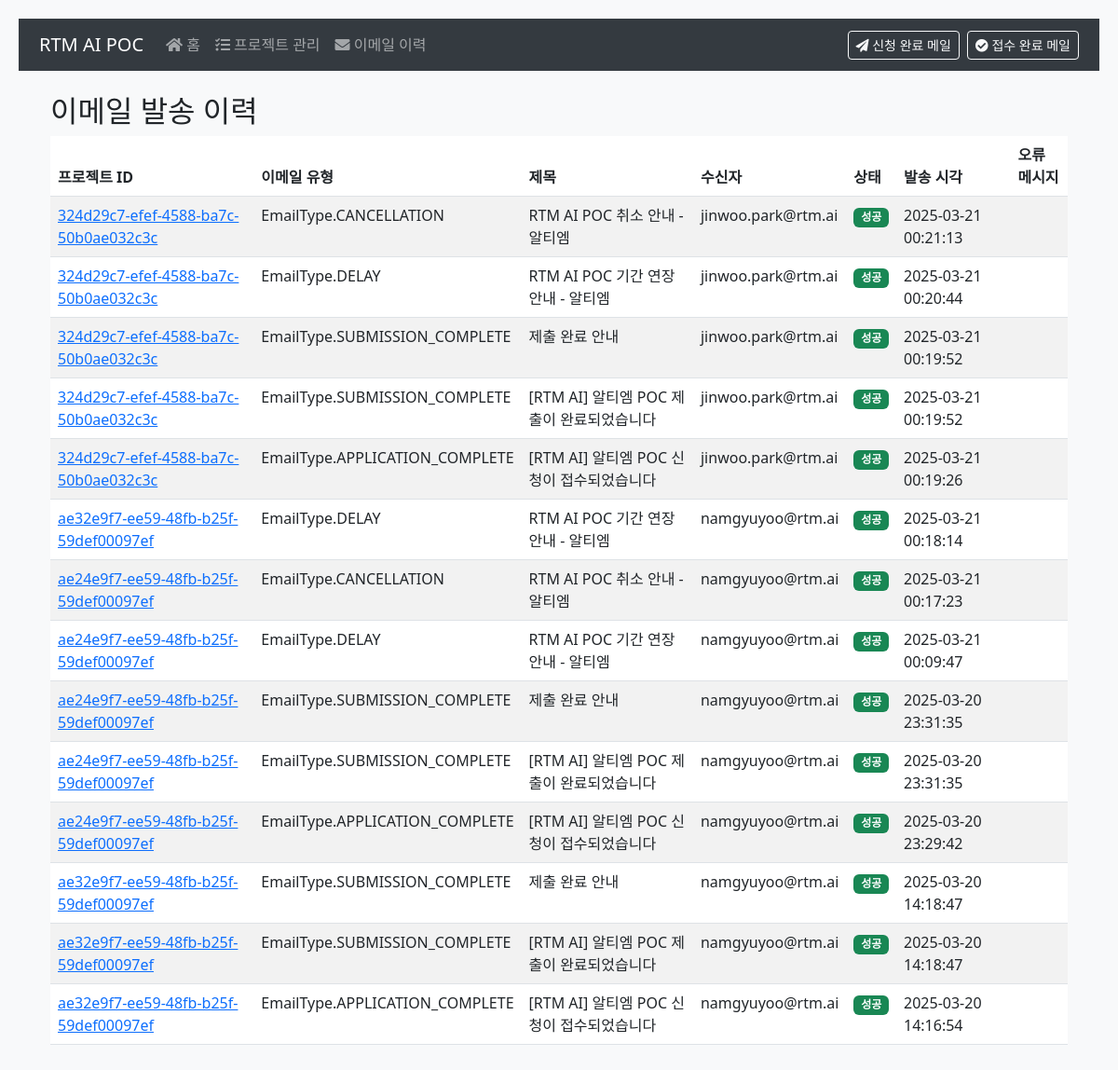
Before: /email-history with the older database file.
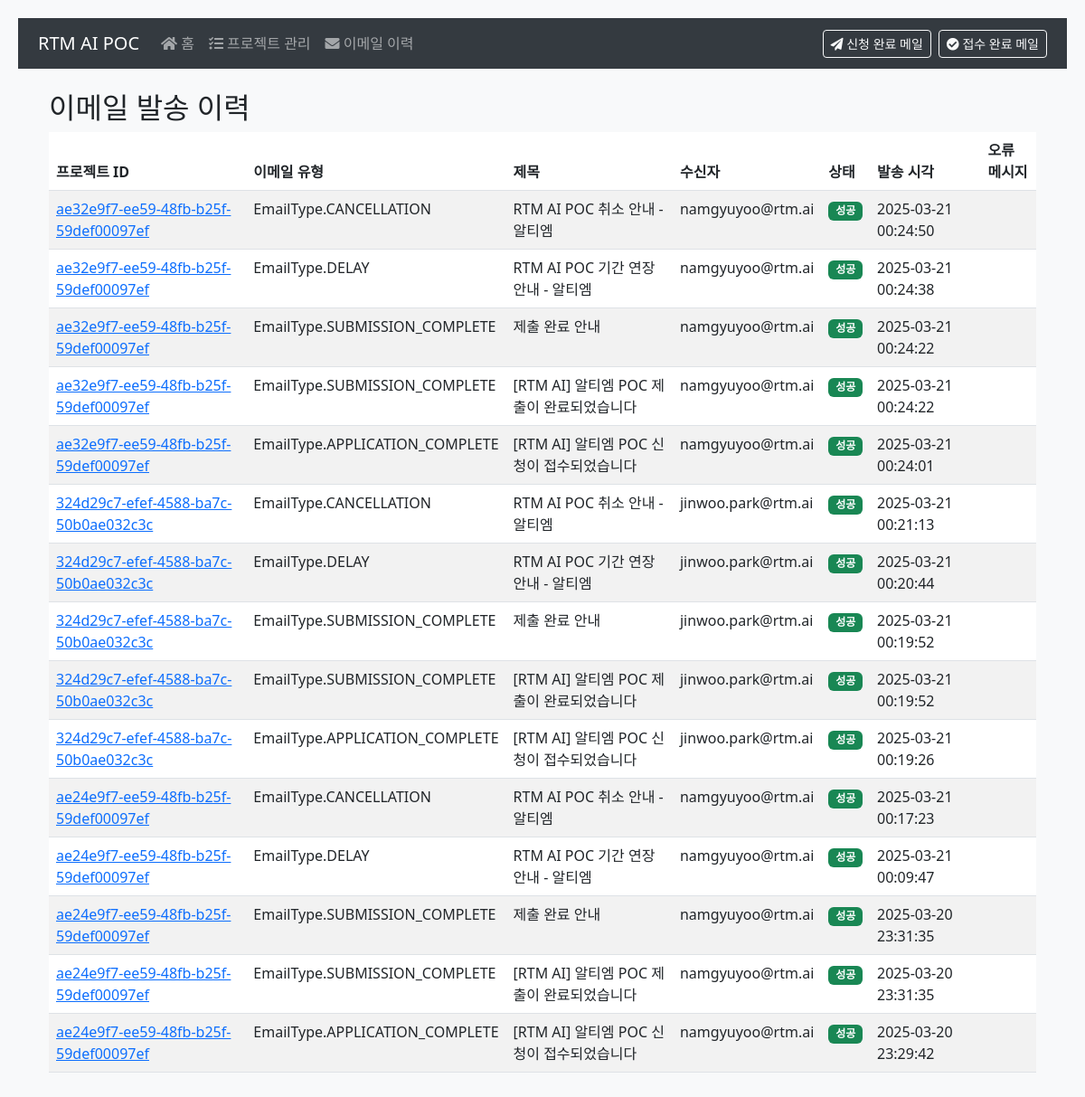
After: the same page with the newer database file.
### app/models.py (models this page shows)
class EmailHistory(db.Model):
    id = db.Column(db.Integer, primary_key=True)
    project_id = db.Column(db.String(36), db.ForeignKey('project.id'), nullable=False)
    email_type = db.Column(db.Enum(EmailType), nullable=False)
    subject = db.Column(db.String(200), nullable=False)
    recipient = db.Column(db.String(120), nullable=False)
    status = db.Column(db.String(20), nullable=False)  # success, failed
    error_message = db.Column(db.Text)
    sent_at = db.Column(db.DateTime, nullable=False, default=utcnow_to_korea)
    project = db.relationship('Project', backref=db.backref('email_history', lazy=True))

### app/routes.py (the view)
@bp.route('/email-history')
def email_history():
    try:
        history = EmailHistory.query.order_by(EmailHistory.sent_at.desc()).all()
        return render_template('email_history.html', history=history)
    except Exception as e:
        logging.error(f"Error fetching email history: {str(e)}")
        return jsonify({'error': str(e)}), 500

### app/templates/email_history.html (shortened to what this page needs)
{% extends "base.html" %}
{% block content %}
<div class="container mt-4">
    <h2>이메일 발송 이력</h2>
    <div class="table-responsive">
        <table class="table table-striped">
            <thead>
                <tr>
                    <th>프로젝트 ID</th>
                    <th>이메일 유형</th>
                    <th>제목</th>
                    <th>수신자</th>
                    <th>상태</th>
                    <th>발송 시각</th>
                    <th>오류 메시지</th>
                </tr>
            </thead>
            <tbody>
                {% for record in history %}
                <tr>
                    <td>
                        <a href="{{ url_for('main.project_detail', project_id=record.project_id) }}">
                            {{ record.project_id }}
                        </a>
                    </td>
                    <td>{{ record.email_type }}</td>
                    <td>{{ record.subject }}</td>
                    <td>{{ record.recipient }}</td>
                    <td>
                        {% if record.status == 'success' %}
                        <span class="badge bg-success">성공</span>
                        {% else %}
                        <span class="badge bg-danger">실패</span>
                        {% endif %}
                    </td>
                    <td>{{ record.sent_at.strftime('%Y-%m-%d %H:%M:%S') }}</td>
                    <td>
                    </td>
                </tr>
                {% endfor %}
            </tbody>
        </table>
    </div>
</div>
{% endblock %}

### app/templates/base.html (shortened to what this page needs)
<!DOCTYPE html>
<html lang="ko">
<head>
    <link href="https://cdn.jsdelivr.net/npm/bootstrap@5.3.0/dist/css/bootstrap.min.css" rel="stylesheet">
    <link rel="stylesheet" href="https://cdnjs.cloudflare.com/ajax/libs/font-awesome/5.15.4/css/all.min.css">
    <link rel="stylesheet" href="https://cdn.jsdelivr.net/npm/bootstrap-icons@1.7.2/font/bootstrap-icons.css">
</head>
<body>
    <nav class="navbar navbar-expand-lg navbar-dark navbar-custom">
        <div class="container">
            <a class="navbar-brand" href="/">RTM AI POC</a>
            <div class="collapse navbar-collapse" id="navbarNav">
                <ul class="navbar-nav me-auto">
                    <li class="nav-item">
                        <a class="nav-link" href="/"><i class="fas fa-home"></i> 홈</a>
                    </li>
                    <li class="nav-item">
                        <a class="nav-link" href="/projects"><i class="fas fa-tasks"></i> 프로젝트 관리</a>
                    </li>
                    <li class="nav-item">
                        <a class="nav-link" href="/email-history"><i class="fas fa-envelope"></i> 이메일 이력</a>
                    </li>
                </ul>
                <div class="d-flex">
                    <a href="{{ url_for('main.application_complete') }}" class="btn btn-outline-light btn-sm me-2">
                        <i class="fas fa-paper-plane"></i> 신청 완료 메일
                    </a>
                    <a href="{{ url_for('main.submission_complete') }}" class="btn btn-outline-light btn-sm">
                        <i class="fas fa-check-circle"></i> 접수 완료 메일
                    </a>
                </div>
            </div>
        </div>
    </nav>
    <div class="container mt-4">
        {% block content %}{% endblock %}
    </div>
</body>
</html>

### app/templates/base.html (style rules this page uses)
body { background-color: #f8f9fa; padding: 20px; }
.navbar-custom { background-color: #343a40; }

Changed rows visible on the page:
removed EmailHistory: project_id "ae32e9f7-ee59-48fb-b25f-59def00097ef", email_type "EmailType.DELAY", subject "RTM AI POC 기간 연장 안내 - 알티엠", recipient "namgyuyoo@rtm.ai", status "성공", sent_at "2025-03-21 00:18:14"
removed EmailHistory: project_id "ae32e9f7-ee59-48fb-b25f-59def00097ef", email_type "EmailType.SUBMISSION_COMPLETE", subject "제출 완료 안내", recipient "namgyuyoo@rtm.ai", status "성공", sent_at "2025-03-20 14:18:47"
removed EmailHistory: project_id "ae32e9f7-ee59-48fb-b25f-59def00097ef", email_type "EmailType.SUBMISSION_COMPLETE", subject "[RTM AI] 알티엠 POC 제출이 완료되었습니다", recipient "namgyuyoo@rtm.ai", status "성공", sent_at "2025-03-20 14:18:47"
removed EmailHistory: project_id "ae32e9f7-ee59-48fb-b25f-59def00097ef", email_type "EmailType.APPLICATION_COMPLETE", subject "[RTM AI] 알티엠 POC 신청이 접수되었습니다", recipient "namgyuyoo@rtm.ai", status "성공", sent_at "2025-03-20 14:16:54"
added EmailHistory: project_id "ae32e9f7-ee59-48fb-b25f-59def00097ef", email_type "EmailType.CANCELLATION", subject "RTM AI POC 취소 안내 - 알티엠", recipient "namgyuyoo@rtm.ai", status "성공", sent_at "2025-03-21 00:24:50"
added EmailHistory: project_id "ae32e9f7-ee59-48fb-b25f-59def00097ef", email_type "EmailType.DELAY", subject "RTM AI POC 기간 연장 안내 - 알티엠", recipient "namgyuyoo@rtm.ai", status "성공", sent_at "2025-03-21 00:24:38"
added EmailHistory: project_id "ae32e9f7-ee59-48fb-b25f-59def00097ef", email_type "EmailType.SUBMISSION_COMPLETE", subject "제출 완료 안내", recipient "namgyuyoo@rtm.ai", status "성공", sent_at "2025-03-21 00:24:22"
added EmailHistory: project_id "ae32e9f7-ee59-48fb-b25f-59def00097ef", email_type "EmailType.SUBMISSION_COMPLETE", subject "[RTM AI] 알티엠 POC 제출이 완료되었습니다", recipient "namgyuyoo@rtm.ai", status "성공", sent_at "2025-03-21 00:24:22"
added EmailHistory: project_id "ae32e9f7-ee59-48fb-b25f-59def00097ef", email_type "EmailType.APPLICATION_COMPLETE", subject "[RTM AI] 알티엠 POC 신청이 접수되었습니다", recipient "namgyuyoo@rtm.ai", status "성공", sent_at "2025-03-21 00:24:01"
